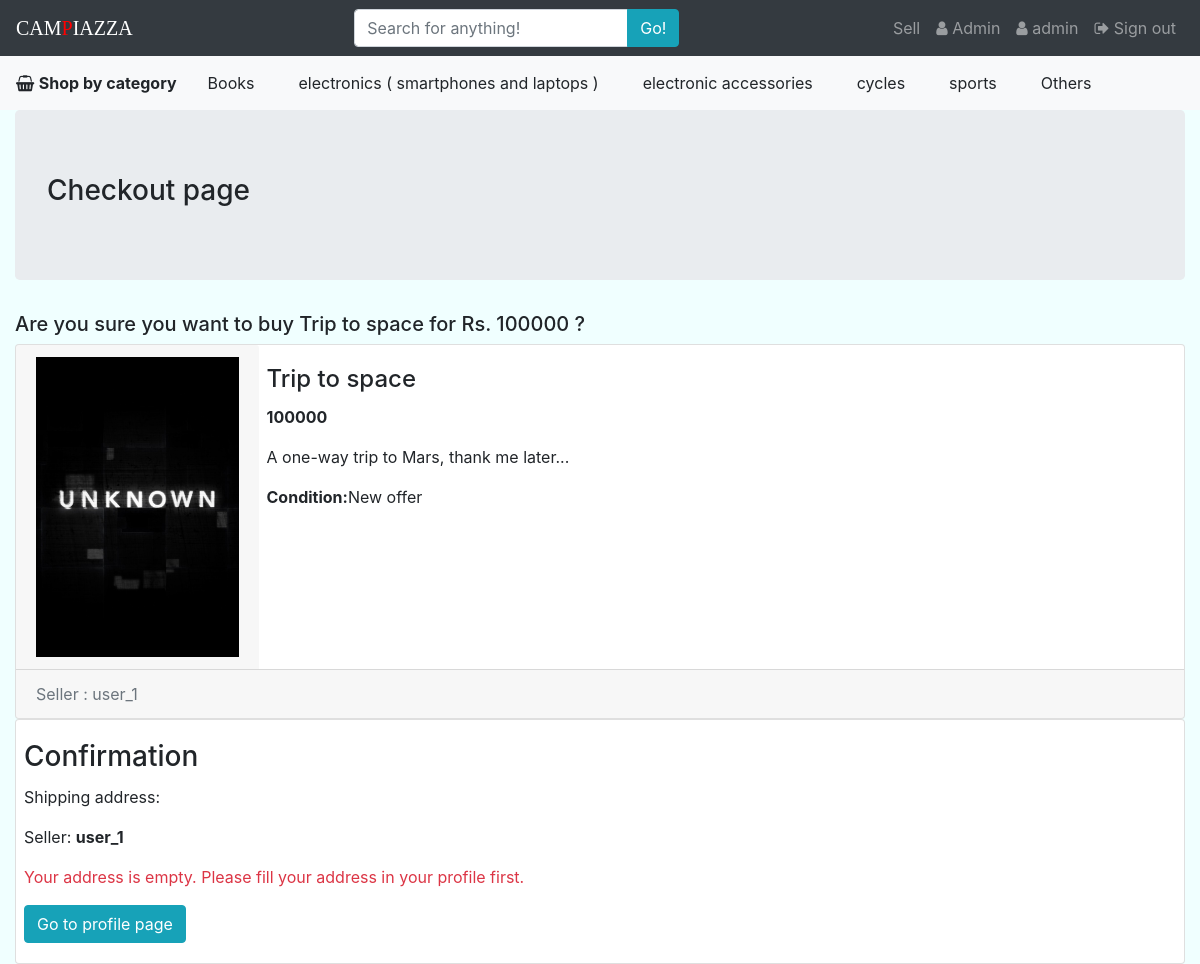
Screenshot of /shop/buy/4/ (signed in) with the database file from the repository.
### shop/models.py (models this page shows, shortened)
class Item(models.Model):
    name = models.CharField(max_length=50, help_text='Keep the name less than 50 characters')
    price = models.PositiveIntegerField(help_text='A reasonable price (in rupees)')
    description = models.TextField(max_length=1000)
    category = models.CharField(
        max_length=2,
        choices=(
            ('bk', 'Books'),
            ('el', 'electronics( smartphones and laptops ) '),
            ('ac', 'electronic accessories'),
            ('cy', 'cycles'),
            ('sp', 'sports'),
            ('ot', 'others'),
        ),
        default='bk'
    )
    condition = models.CharField(max_length=50,
                                 help_text="Brief statement of present condition, less than 50 characters")
    seller = models.ForeignKey(User, on_delete=models.CASCADE)
    buyer_id = models.PositiveSmallIntegerField(blank=True, null=True, default=0)
    buy_time=models.DateTimeField(blank=True, null=True)
    buyer_username = models.CharField(blank=True,null=True,max_length=100)
    buyer_address=models.CharField(blank=True,null=True,max_length=1000)
    created_datetime = models.DateTimeField(default=datetime.datetime.now)

class ItemImage(models.Model):
    item = models.ForeignKey(Item, on_delete=models.CASCADE)
    image = models.ImageField()

### shop/views.py (the view)
# urls.py: path('buy/<int:item_id>/',views.buy, name='buy'),
@login_required()
def buy(request, item_id):
    item_to_be_sold = Item.objects.get(pk=item_id)
    if item_to_be_sold.seller.id == request.user.id or item_to_be_sold.buyer_id != 0:
        raise Http404("Invalid request")
    profile_details = Profile.objects.get(user=request.user)
    error = ""
    if profile_details.address == '':
        error = "Your address is empty. Please fill your address in your profile first."
    return render(request, 'buy_page.html', {'item': item_to_be_sold, 'profile': profile_details, 'error': error})

### shop/templates/buy_page.html
{% extends 'base.html' %}
{% block body %}
    <div class="container-fluid" style="background: azure">
        <div class="jumbotron">
            <h3>Checkout page</h3>
        </div>
        <h5>Are you sure you want to buy {{ item.name }} for Rs. {{ item.price }} ?</h5>
        <div class="w-100">
            <div class="card flex-row flex-wrap">
                <div class="card-header border-0">
                    <img class="checkout-img" src="{{ item.itemimage_set.first.image.url }}" alt="Product image">
                </div>
                <div class="card-body px-2">
                    <h4 class="card-title">{{ item.name }}</h4>
                    <p class="card-text"><strong>{{ item.price }}</strong></p>
                    <p class="card-text">{{ item.description }}</p>
                    <p class="card-text"><strong>Condition:</strong>{{ item.condition }}</p>
                </div>
                <div class="card-footer w-100 text-muted">Seller : {{ item.seller.username }}</div>
            </div>
        </div>
        <div class="w-100">
            <div class="card flex-row flex-wrap">
                <div class="card-body px-2">
                    <h3 class="card-title">Confirmation</h3>
                    <p class="card-text">Shipping address: <strong>{{ profile.address }}</strong></p>
                    <p class="card-text">Seller: <strong>{{ item.seller.username }}</strong></p>
                    {% if error != '' %}
                    <p class="card-text text-danger">{{ error }}</p>
                    <a href="{% url 'profile' profile.user.id %}" class="btn btn-info">Go to profile page</a>
                        {% else %}
                        <a href="{% url 'confirm' item.id %}" class="btn btn-success">Confirm order</a>
                    {% endif %}
                </div>
            </div>
        </div>
    </div>
{% endblock %}

### shop/templates/base.html (shortened to what this page needs)
<!DOCTYPE html>
<html lang="en">
<head>
    <link rel="stylesheet" href="https://stackpath.bootstrapcdn.com/bootstrap/4.3.1/css/bootstrap.min.css"
>
    {% load staticfiles %}
    <link rel="stylesheet" type="text/css" href="{% static 'shop/base.css' %}"/>
    <link href="https://maxcdn.bootstrapcdn.com/font-awesome/4.7.0/css/font-awesome.min.css" rel="stylesheet">
</head>
<body>
<nav class="navbar navbar-expand-sm navbar-dark bg-dark">
    <a class="navbar-brand" href="{% url 'main' %}">CAM<span style="color: red">P</span>IAZZA</a>
    <div class="collapse navbar-collapse" id="collapse">
        <form class=" mx-auto my-auto w-90 d-inline " action="{% url 'search' %}" method="get">
            <div class="input-group">
                <input class="form-control " type="text" name='q' placeholder="Search for anything!">
                <span class="input-group-append">
            <button class="btn btn-info" type="submit">Go!</button>
            </span>
            </div>
        </form>
        <ul class="navbar-nav">
            <li class="nav-item">
                {% if request.user.is_authenticated %}
                    <a class="nav-link" href="{% url 'item_create' %}">Sell</a>
                {% else %}
                    <a class="nav-link" href="{% url 'login' %}">Sell</a>
                {% endif %}
            </li>
                    <li class="nav-item">
                    <a class="nav-link" href="{% url 'admin:index' %}"><span
                            class="fa fa-user"></span>&nbsp;Admin</a>
                </li>
            {% if not request.user.is_authenticated %}
                <li class="nav-item">
                    <a class="nav-link" href="{% url 'login' %}"><span class="fa fa-sign-in"></span>&nbsp;Login</a>
                </li>
                <li class="nav-item">
                    <a class="nav-link" href="{% url 'register' %}">Sign Up</a>
                </li>
            {% else %}
                <li class="nav-item">
                    <a class="nav-link" href="{% url 'profile' user.pk %}"><span
                            class="fa fa-user"></span>&nbsp;{{ user.username }}</a>
                </li>
                <li class="nav-item">
                    <a class="nav-link" href="{% url 'logout' %}"><span class="fa fa-sign-out"></span>&nbsp;Sign out</a>
                </li>
            {% endif %}
        </ul>
    </div>
</nav>
<nav class="navbar navbar-expand-sm navbar-light bg-light">
    <span class="nabar-text"><span class="fa fa-shopping-basket"></span> <strong>Shop by category</strong></span>
    <div class="collapse navbar-collapse" id="collapse">
        <form class=" mx-auto my-auto w-100 d-inline " action="{% url 'filter' %}" method="get">
            <div class="input-group">
                <button class="btn " name='bk' type="submit">Books</button>&nbsp;&nbsp;&nbsp;&nbsp;
                <button class="btn " name='el' type="submit">electronics ( smartphones and laptops )</button>&nbsp;&nbsp;&nbsp;&nbsp;
                <button class="btn " name='ac' type="submit">electronic accessories</button>&nbsp;&nbsp;&nbsp;&nbsp;
                <button class="btn " name='cy' type="submit">cycles</button>&nbsp;&nbsp;&nbsp;&nbsp;
                <button class="btn " name='sp' type="submit">sports</button>&nbsp;&nbsp;&nbsp;&nbsp;
                <button class="btn " name='ot' type="submit">Others</button>
            </div>
        </form>
    </div>
</nav>
{% block body %}
{% endblock %}
</body>
</html>

### shop/static/shop/base.css (style rules this page uses)
body { background: darkseagreen url("images/back-paper-2.jpg"); background-size: cover; }
.navbar-brand { font-family: "Lucida Grande", cursive; }
.checkout-img { max-height: 300px; }

### rows the page displays
Item: name "Trip to space", price "100000", itemimage_set.first.image (picture), description "A one-way trip to Mars, thank me later...", condition "New offer", seller.username "user_1"

### other values shown
{{ user.username }} "admin"
{{ error }} "Your address is empty. Please fill your address in your profile first."
